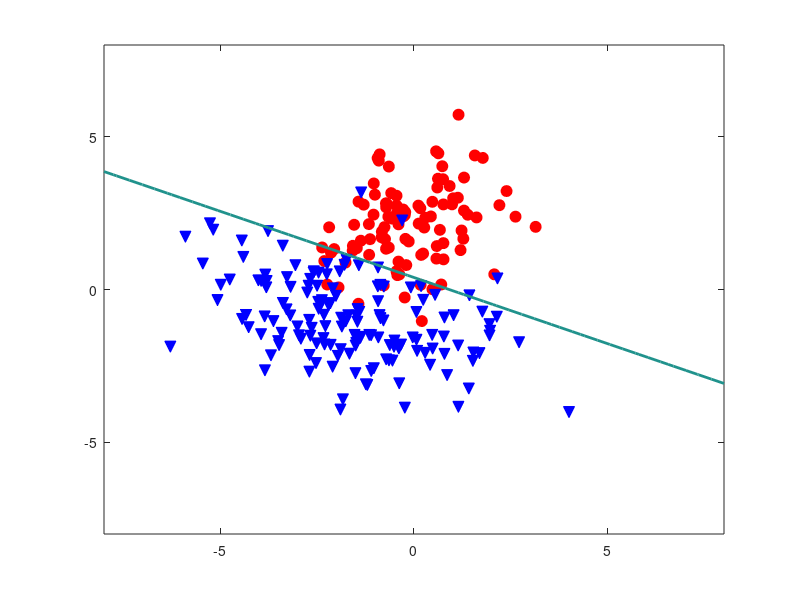

Reproduce this figure in MATLAB. (Note: this script raises an error after producing the figure.)
%% TP 6 – Théorie Bayesienne de la décision
% Thibault Théologien
% Ingrid Fiquet

clear;
close all;
clc;

%% I. On s'échauffe

randn('state', 1200);

% Géneration des donnees
vmu1 = [0; 2];
vmu2 = [-2; -1];
vSIGMA1 = 1.5*[1 0.1; 0.1 1];
vSIGMA2 = 3.5*[1 -0.25; -0.25 1/2];


n1 = 100; % nombre de points classe 1
n2 = 150; % nombre de points classe 2

% Generation de donnees aleatoires suivant lois gaussiennes
% classe 1
X1 =  mvnrnd(vmu1, vSIGMA1,n1);   
Y1 = ones(n1, 1);
% classe 2
X2 =  mvnrnd(vmu2, vSIGMA2,n2);    
Y2 = 2*ones(n2, 1);

% Affichage
figure();
plot(X1(:,1), X1(:,2), 'ro', 'markersize', 8, 'markerfacecolor', 'r');
hold on;
plot(X2(:,1), X2(:,2), 'bv', 'markersize', 8, 'markerfacecolor', 'b');


% Dans la suite on ne travaillera qu'avec X et Y
% matrice des donnees
X = [X1; X2]; 
clear X1 X2;

% vecteur des labels
Y = [Y1; Y2]; 
clear Y1 Y2;

%% Implémentation de la LDA

p1 = n1/(n1+n2);
p2 = n2/(n1+n2);

index1 = find(Y == 1);
mu1 = mean(X(index1,:))';

index2 = find(Y == 2);
mu2 = mean(X(index2,:))';

sigma1 = cov(X(index1,:));
sigma2 = cov(X(index2,:));

sigmaLDA = (n1*sigma1+n2*sigma2)/(n1+n2-1);

w = sigmaLDA^-1 * (mu1-mu2);
b = -w'*(mu1+mu2)/2 + log(p1/p2);

fx = X*w+b;
yChapo = zeros(n1+n2,1) + 2;
indexpos = find(fx > 0);
yChapo(indexpos) = 1;

% err = sum(abs(Y-yChapo))/(n1+n2);                  % ne fonctionnera pas s'il y a plus de 2 classes 
err = mean(yChapo ~= Y);

%% Trace de la frontiere de decision de la LDA connaissant le vecteur w et le scalaire w0
w0 = b;
M = 50;
% definition du maillage du plan
[auxdim1, auxdim2] = meshgrid(linspace(-8, 8, M)); 
auxdata = [reshape(auxdim1,M*M,1) reshape(auxdim2,M*M,1)]; 

% trace frontiere LDA
gx = auxdata*w + w0;
[c,h]=contour(auxdim1, auxdim2, reshape(gx,M,M), [0 0]);
set(h, 'linewidth', 2, 'color', 'g')
clabel(c,h)

%% II. La tête dans les étoiles
% clear;
% close all;
% clc;

load('astrodata.mat');

N = length(Y);
N1 = length(find(Y == 1));
N2 = length(find(Y == 2));

% Découpage des données en un ensemble d’apprentissage et un ensemble de test
[Xapp, Yapp, Xtest, Ytest] = splitdata(X, Y, 0.5);

% Normalisation du jeu de données
[Xapp, Xtest, Ma, Sa] = normalizemeanstd(Xapp,Xtest);

% Mise en oeuvre de la méthode LDA
Napp = length(Yapp);
N1app = length(find(Yapp == 1));
N2app = length(find(Yapp == 2));

P1 = N1app/Napp;
P2 = N2app/Napp;

index1 = find(Yapp == 1);
mu1 = mean(Xapp(index1,:))';

index2 = find(Yapp == 2);
mu2 = mean(Xapp(index2,:))';

sigma1 = cov(Xapp(index1,:));
sigma2 = cov(Xapp(index2,:));

sigmaLDA = (N1app*sigma1+N2app*sigma2)/(Napp-1);

w = sigmaLDA^-1 * (mu1-mu2);
b = -w'*(mu1+mu2)/2 + log(P1/P2);

fx = Xapp*w+b;
yChapo = zeros(Napp,1) + 2;
indexpos = find(fx > 0);
yChapo(indexpos) = 1;
 
err = mean(yChapo ~= Yapp);